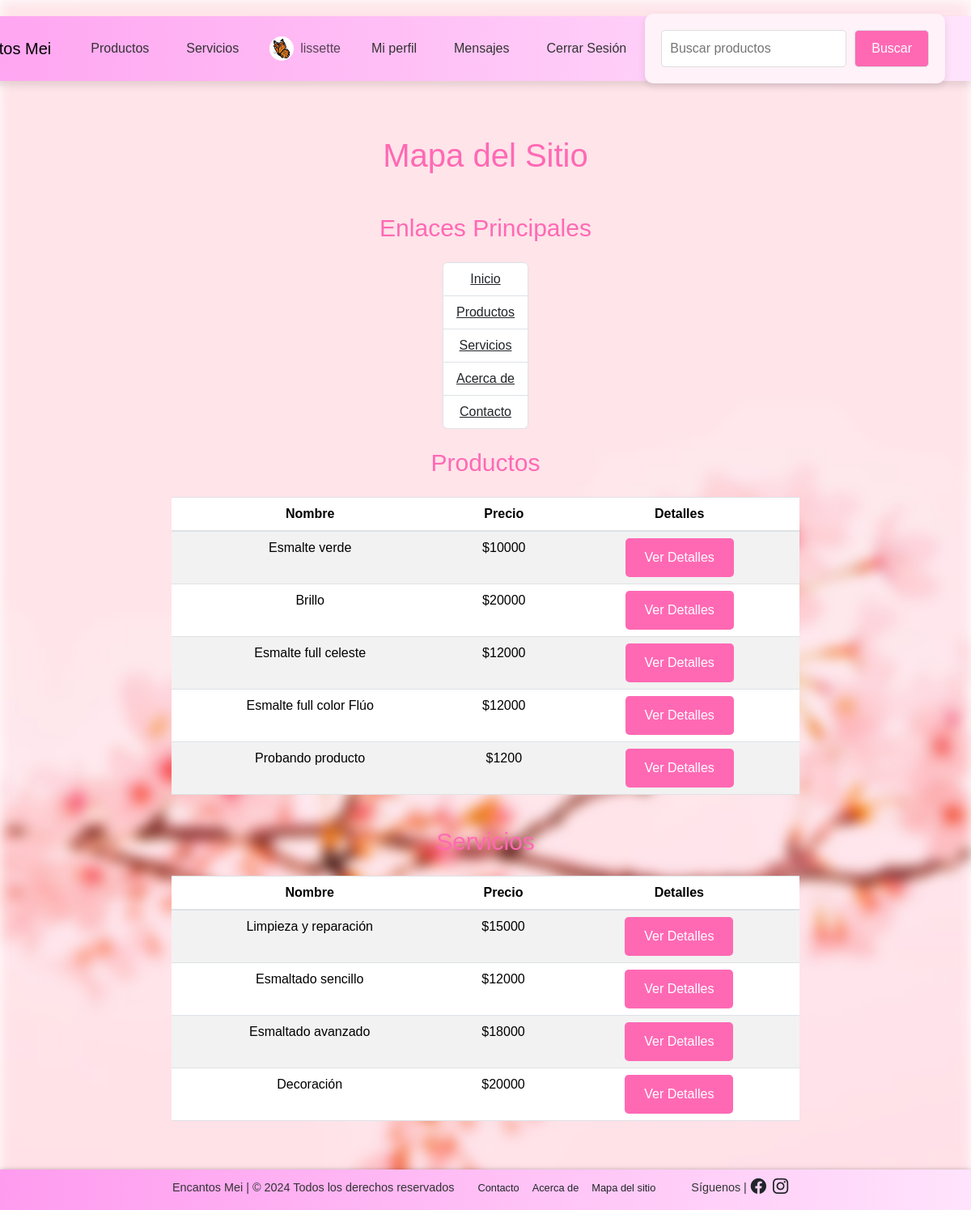
The app's page /shop/pages/ (signed in) with its own data.
### shop/models.py (models this page shows, shortened)
class Profile(models.Model):
    user = models.OneToOneField(User, on_delete=models.CASCADE)
    address = models.CharField(max_length=255, blank=True)
    phone_number = models.CharField(max_length=20, blank=True)
    profile_picture = models.ImageField(upload_to='profile_pictures/', blank=True, null=True)

class Product(models.Model):
    name = models.CharField(max_length=100)
    description = models.TextField(blank=True, null=True)
    price = models.IntegerField()
    image = models.ImageField(upload_to='products/', blank=True, null=True)
    brand = models.CharField(max_length=50, blank=True, null=True)
    stock = models.PositiveIntegerField(default=0)

class Service(models.Model):
    name = models.CharField(max_length=100)
    description = models.TextField()
    price = models.IntegerField()
    duration = models.PositiveIntegerField(help_text="Duración en minutos")
    image = models.ImageField(upload_to='services/', blank=True, null=True)

### shop/views.py (the view)
# urls.py: path('pages/', PagesListView.as_view(), name='pages'),
class PagesListView(View):
    def get(self, request):
        products = Product.objects.all()
        services = Service.objects.all()
        return render(request, 'pages.html', {
            'products': products,
            'services': services,
        })

### shop/context_processors.py (called while the page is built)
def profile_context(request):
    profile = None
    if request.user.is_authenticated:
        try:
            profile = Profile.objects.get(user=request.user)
        except Profile.DoesNotExist:
            pass
    return {'profile': profile}

def notification_count(request):
    if request.user.is_authenticated:
        count = Notification.objects.filter(user=request.user, read=False).count()
        return {'notification_count': count}
    return {'notification_count': 0}

### shop/templates/pages.html (shortened to what this page needs)
{% extends 'base.html' %}
{% block content %}
    <div class="container my-4" style="display: flex; flex-direction: column;">
        <h1 class="text-center my-4">Mapa del Sitio</h1>
        <h1 class="text-center my-4" style="font-size: 30px;">Enlaces Principales</h1>
        <ul class="list-group">
            <li class="list-group-item">
                <a href="{% url 'index' %}" class="text-dark">Inicio</a>
            </li>
            <li class="list-group-item">
                <a href="{% url 'products' %}" class="text-dark">Productos</a>
            </li>
            <li class="list-group-item">
                <a href="{% url 'services' %}" class="text-dark">Servicios</a>
            </li>
            <li class="list-group-item">
                <a href="{% url 'about' %}" class="text-dark">Acerca de</a>
            </li>
            <li class="list-group-item">
                <a href="{% url 'contact' %}" class="text-dark">Contacto</a>
            </li>
        </ul>
        <h1 class="text-center my-4" style="font-size: 30px;">Productos</h1>
        {% if products %}
            <table class="table table-striped">
                <thead>
                    <tr>
                        <th>Nombre</th>
                        <th>Precio</th>
                        <th>Detalles</th>
                    </tr>
                </thead>
                <tbody>
                    {% for product in products %}
                        <tr>
                            <td>{{ product.name }}</td>
                            <td>${{ product.price }}</td>
                            <td>
                                <a href="{% url 'product_detail' product.id %}" class="btn btn-info btn-sm">Ver Detalles</a>
                            </td>
                        </tr>
                    {% endfor %}
                </tbody>
            </table>
        {% else %}
            <p>No hay productos disponibles.</p>
        {% endif %}
        <h1 class="text-center my-4" style="font-size: 30px;">Servicios</h1>
        {% if services %}
            <table class="table table-striped">
                <thead>
                    <tr>
                        <th>Nombre</th>
                        <th>Precio</th>
                        <th>Detalles</th>
                    </tr>
                </thead>
                <tbody>
                    {% for service in services %}
                        <tr>
                            <td>{{ service.name }}</td>
                            <td>${{ service.price }}</td>
                            <td>
                                <a href="{% url 'service_detail' service.id %}" class="btn btn-info btn-sm">Ver Detalles</a>
                            </td>
                        </tr>
                    {% endfor %}
                </tbody>
            </table>
        {% else %}
            <p>No hay servicios disponibles.</p>
        {% endif %}
    </div>
{% endblock %}

### shop/templates/base.html (shortened to what this page needs)
{% load static %}
<!DOCTYPE html>
<html lang="es">
    <head>
        <link rel="stylesheet" href="https://stackpath.bootstrapcdn.com/bootstrap/4.5.2/css/bootstrap.min.css">
        <link href="https://cdn.jsdelivr.net/npm/bootstrap@5.3.3/dist/css/bootstrap.min.css" rel="stylesheet">
        <link rel="stylesheet" href="https://cdn.jsdelivr.net/npm/bootstrap-icons@1.8.1/font/bootstrap-icons.css">
        <link rel="stylesheet" href="{% static 'css/styles.css' %}">
    </head>
    <body>
        <nav class="navbar navbar-expand-lg custom-navbar" role="navigation">
    <div class="container-fluid">
        <a class="navbar-brand {% if request.path == '/shop/' or request.path == '/index/' %}active{% endif %}" href="{% url 'index' %}">
            Inicio | Encantos Mei
        </a>
        <div class="collapse navbar-collapse" id="navbarNav">
            <ul class="navbar-nav me-auto">
                <li class="nav-item">
                    <a class="nav-link {% if request.path == '/shop/products/' %}active{% endif %}" href="{% url 'products' %}">Productos</a>
                </li>
                <li class="nav-item">
                    <a class="nav-link {% if request.path == '/shop/services/' %}active{% endif %}" href="{% url 'services' %}">Servicios</a>
                </li>
                        {% if user.is_authenticated %}
                            <li class="nav-item">
                                <span class="navbar-text d-flex align-items-center" style="white-space: nowrap;">
                                    {% if profile and profile.profile_picture %}
                                        <img src="{{ profile.profile_picture.url }}" alt="Imagen de perfil" width="30" height="30" class="rounded-circle me-2" style="margin-right: 5px;">
                                    {% endif %}{{ user.username }}
                                </span>
                            </li>
                            <li class="nav-item">
                                <a class="nav-link {% if request.path == '/shop/profile/' %}active{% endif %}" href="{% url 'profile' %}">
                                    Mi perfil
                                </a>
                            </li>
                            <li class="nav-item">
                                <a class="nav-link {% if request.path == '/messages/messages/' %}active{% endif %}" href="{% url 'messages' %}">
                                    Mensajes
                                </a>
                            </li>
                            <li class="nav-item">
                                <a class="nav-link {% if request.path == '/shop/logout/' %}active{% endif %}" href="{% url 'logout' %}">
                                    Cerrar Sesión
                                </a>
                            </li>
                        {% endif %}
                    </ul>
                    <div style="display: flex; justify-content: center; align-items: center; margin: 20px auto; max-width: 400px; height: 80px;">
                        <form class="form-search" method="GET" action="{% url 'search_products' %}" role="search" style="display: flex; width: 100%; align-items: center;">
                            <input  type="search" name="query" placeholder="Buscar productos" aria-label="Search" style="flex: 1; margin-right: 10px; border: 1px solid #ddd; border-radius: 5px; padding: 10px;">
                            <button class="btn btn-outline-light" type="submit" style="border: 1px solid #ddd; border-radius: 5px; padding: 10px 20px;">
                                Buscar
                            </button>
                        </form>
                    </div>
                </div>
            </div>
        </nav>
        <div class="content">
            {% block content %}
            {% endblock %}
        </div>
        <footer class="bg-light text-center text-lg-start mt-auto">
            <div class="container p-2">
                <div class="row justify-content-between align-items-center">
                    <div class="col-auto">
                        <h5 style="display: inline;">Encantos Mei | © 2024 Todos los derechos reservados</p>
                    </div>
                    <div class="col-auto">
                        <ul class="list-unstyled d-flex" style="font-size: 0.8rem; padding: 0; margin: 0;">
                            <li class="me-3"><a href="{% url 'contact' %}" class="text-dark text-decoration-none hover-link">Contacto</a></li>
                            <li class="me-3"><a href="{% url 'about' %}" class="text-dark text-decoration-none hover-link">Acerca de</a></li>
                            <li><a href="{% url 'pages' %}" class="text-dark text-decoration-none hover-link">Mapa del sitio</a></li>
                        </ul>
                    </div>
                    <div class="col-auto">
                        <h5 style="display: inline;">Síguenos |</h5>
                        <a href="#" class="me-2 text-dark hover-link" style="display: inline;"><i class="bi bi-facebook" style="font-size: 1.2rem;"></i></a>
                        <a href="#" class="text-dark hover-link" style="display: inline;"><i class="bi bi-instagram" style="font-size: 1.2rem;"></i></a>
                    </div>
                </div>
            </div>
        </footer>
    </body>
</html>

### shop/static/css/styles.css (style rules this page uses)
body { font-family: 'Arial', sans-serif; color: #333; margin: 0; padding: 0; min-height: 100vh; display: flex; flex-direction: column; overflow-y: scroll; }
body::before { content: ''; position: fixed; top: 0; left: 0; right: 0; bottom: 0; background-image: url("../images/pink_flowers.jpg"); background-size: cover; background-position: center; filter: blur(8px); z-index: -1; }
h1 { color: #ff69b4; }
nav { position: relative; top: 20px; right: 20px; background-color: rgba(255, 255, 255, 0.2); border-radius: 15px; padding: 10px 20px; box-shadow: 0 6px 10px rgba(0, 0, 0, 0.1); display: flex; justify-content: flex-end; align-items: center; transition: background-color 0.3s; }
nav ul { list-style: none; padding: 0; margin: 0; display: flex; }
nav li { margin: 15px; align-self: center; }
nav a { text-decoration: none; color: #333; padding: 10px 15px; border-radius: 5px; transition: background-color 0.3s, color 0.3s; }
.navbar { position: fixed; right: 0; top: 20px; border-radius: 50px 0 0 50px; padding: 10px 20px; display: flex; align-items: center; height: 80px; box-shadow: 0 6px 10px rgba(0, 0, 0, 0.1); z-index: 1000; background: linear-gradient(270deg, rgba(255, 227, 252, 1) 0%, rgba(255, 155, 239, 1) 100%); }
.navbar-brand { border-radius: 50px 0 0 50px; padding: 10px; align-self: center; display: flex; align-items: center; }
.navbar-nav .nav-item { margin-right: 15px; }
.navbar-nav .nav-link { white-space: nowrap; color: #333; }
.container { max-width: 800px; margin: auto; }
form { max-width: 400px; margin: 20px auto; padding: 20px; background-color: #fff2f9; border-radius: 10px; box-shadow: 0 4px 10px rgba(0, 0, 0, 0.1); display: flex; flex-direction: column; align-items: center; }
footer { position: relative; left: 0; bottom: 0; z-index: 10; width: 100%; min-height: 50px; background: linear-gradient(270deg, rgba(255, 227, 252, 1) 0%, rgba(255, 155, 239, 1) 100%); box-shadow: 0 4px 8px rgba(0, 0, 0, 0.8); }
footer .container { display: flex; justify-content: space-between; align-items: center; }
footer .row { width: 100%; flex-wrap: nowrap; align-items: center; }
footer h5, footer p { font-size: 0.9rem; margin: 0 5px; }
footer ul { list-style: none; padding: 0; margin: 0; display: flex; }
footer li { margin-right: 15px; }
.hover-link { transition: color 0.3s ease; }
footer .col-auto { display: flex; align-items: center; }
.d-flex { align-items: center; }
.content { position: relative; z-index: 1; padding: 20px; text-align: center; flex: 1; margin-top: 100px; }
.btn { padding: 12px 24px; background-color: rgba(255, 105, 180, 1); color: white; border: none; border-radius: 5px; font-size: 16px; transition: background-color 0.3s, transform 0.3s; opacity: 100%; }
.container { display: flex; justify-content: center; align-items: center; height: 100%; }
.form-search { max-width: 400px; margin: 20px auto; padding: 20px; background-color: #fff2f9; border-radius: 10px; box-shadow: 0 4px 10px rgba(0, 0, 0, 0.1); display: flex; flex-direction: row; align-items: center; }

### records on screen
Profile: profile_picture (picture)
Product: name "Esmalte verde", price "10000"
Product: name "Brillo", price "20000"
Product: name "Esmalte full celeste", price "12000"
Product: name "Esmalte full color Flúo", price "12000"
Product: name "Probando producto", price "1200"
Service: name "Limpieza y reparación", price "15000"
Service: name "Esmaltado sencillo", price "12000"
Service: name "Esmaltado avanzado", price "18000"
Service: name "Decoración", price "20000"

### other values on screen
{{ user.username }} "lissette"
